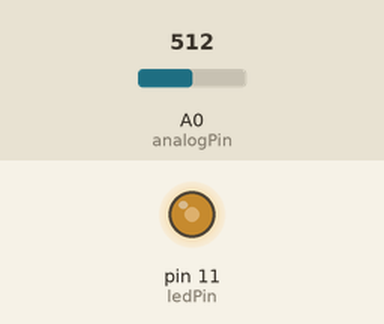
The sketch below on a simulated Arduino Uno, built with avr-gcc and run on an emulated ATmega328P. On the bench: output pins drawn as LEDs (lit = HIGH). Inputs (shaded band) come from the test bench; at power-on: A0 (analogPin) = 512.

Above: at 1.2 s.
1.3 s: A0 (analogPin) set to 716
At 2.2 s:
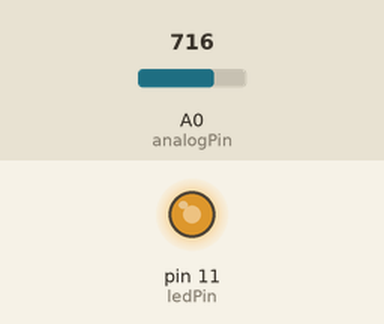
2.8 s: A0 (analogPin) set to 900
At 3.4 s:
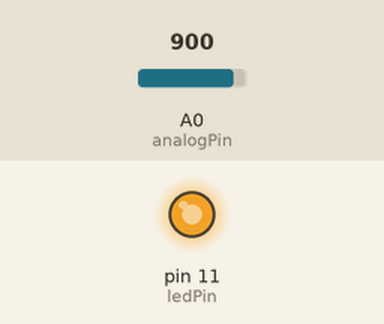
4.3 s: A0 (analogPin) set to 122
At 4.7 s:
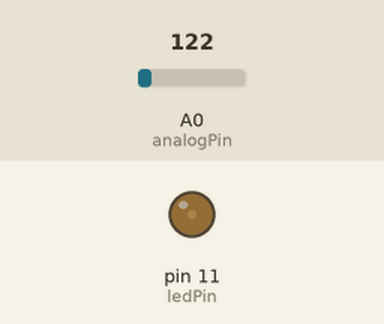
5.8 s: A0 (analogPin) set to 0
At 7.2 s:
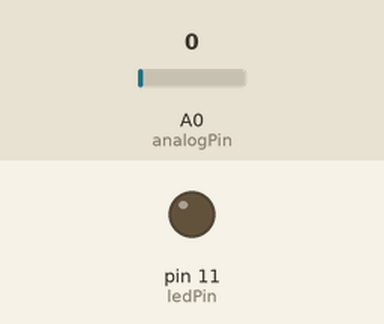
Timing chart, 0 to 8.3 s (numbered marks = the images above; inputs shaded):
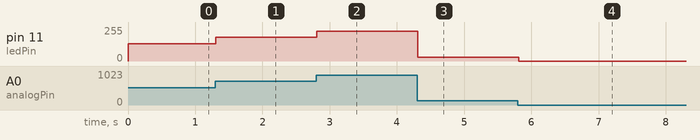

Measured:
- after the input at 1.3 s, pin 11 (ledPin): 128/255 → 179/255 at once
- after the input at 2.8 s, pin 11 (ledPin): 179/255 → 225/255 at once
- after the input at 4.3 s, pin 11 (ledPin): 225/255 → 30/255 at once
- after the input at 5.8 s, pin 11 (ledPin): 30/255 → 0/255 at once

The sketch:

analogPin.ino
```cpp
int analogPin = A0; //analogPin = 1024
int ledPin = 11;
int val = 0;

void setup() {
  // put your setup code here, to run once:
  pinMode(ledPin, OUTPUT);
}

void loop() {
  // put your main code here, to run repeatedly:
  val = analogRead(analogPin);
  analogWrite(ledPin, val/4);
  delay(50);
}
```
